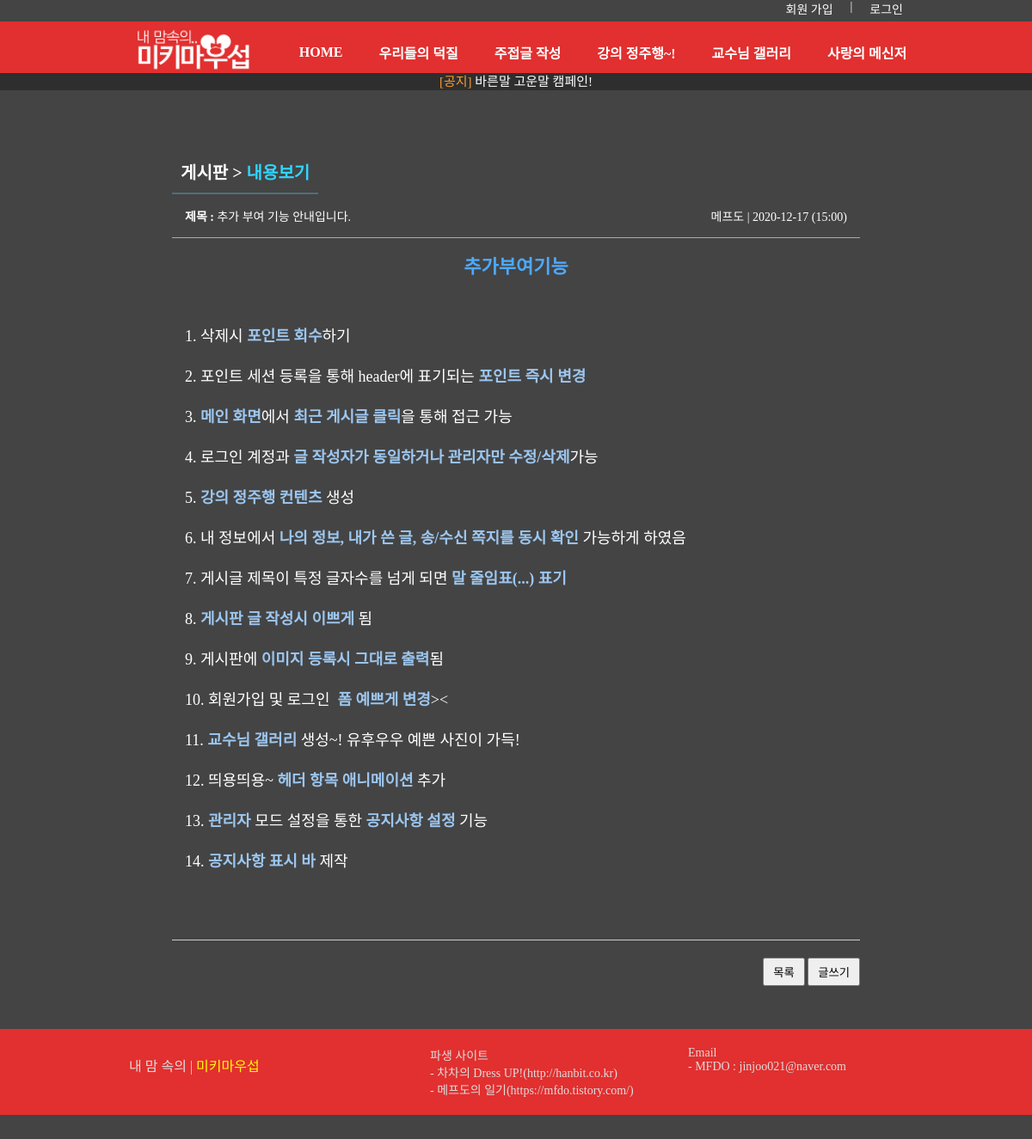
The page /board_view.php?num=21&page=1 on the database as committed earlier.
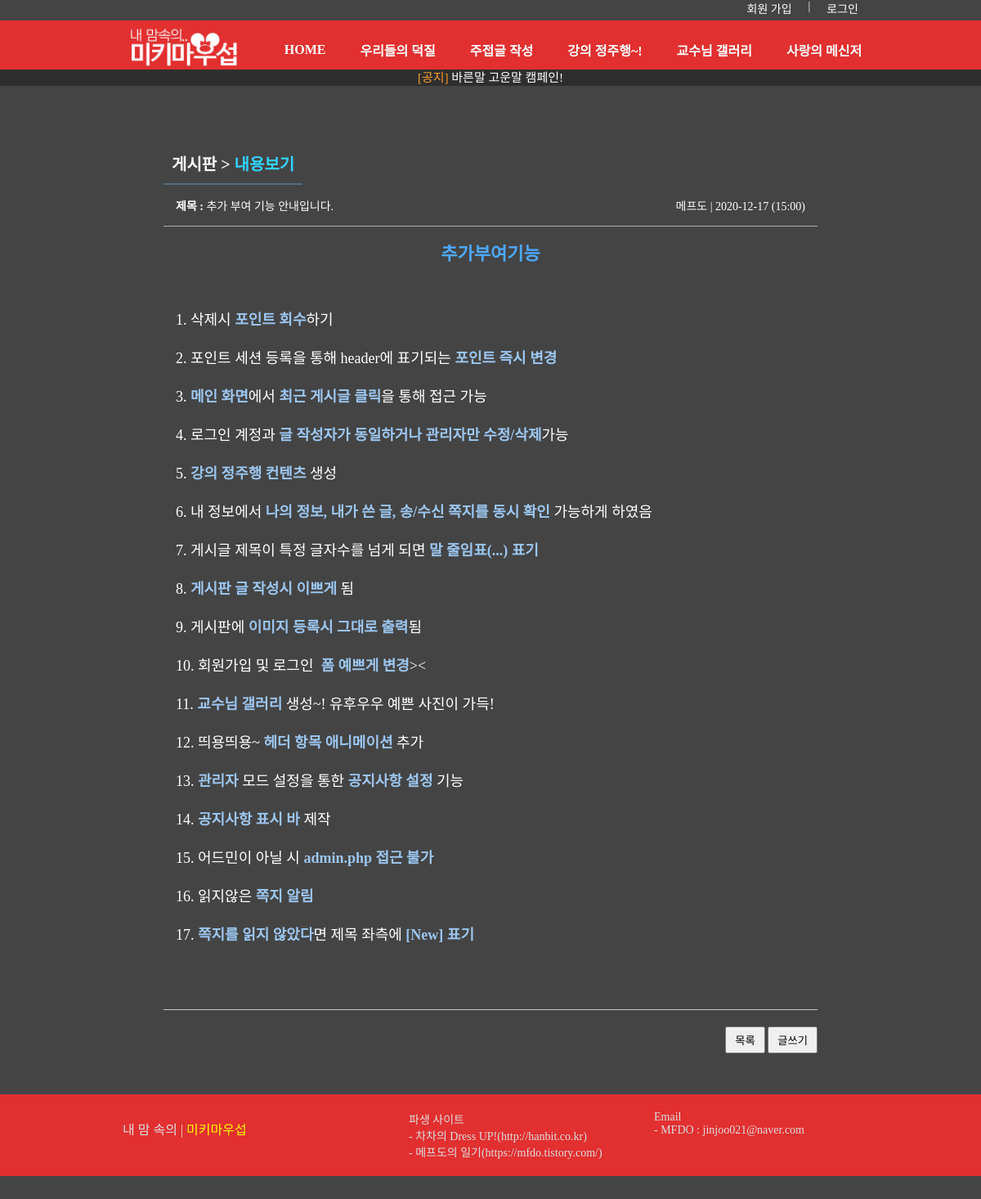
The same page on the database as committed later.
### tables this page shows
CREATE TABLE `board` (
  `num` int(11) NOT NULL,
  `id` char(15) NOT NULL,
  `name` char(10) NOT NULL,
  `subject` char(200) NOT NULL,
  `content` longtext NOT NULL,
  `regist_day` char(20) NOT NULL,
  `hit` int(11) NOT NULL,
  `file_name` char(40) DEFAULT NULL,
  `file_type` char(40) DEFAULT NULL,
  `file_copied` char(40) DEFAULT NULL,
  `page` int(11) DEFAULT NULL
);

### board_view.php (the view, shortened to what this page needs)
<!DOCTYPE html>
<html>
<head>
<link rel="stylesheet" type="text/css" href="./css/common.css">
<link rel="stylesheet" type="text/css" href="./css/board.css">
</head>
<body bgcolor="#444" style="color: #fff">
<header>
    <?php include "header.php";?>
</header>
<section>
   	<div id="board_box">
	    <h3 class="title">
			게시판 > <a style="color: #30d5ff;"> 내용보기 </a>
		</h3>
<?php
	$num  = $_GET["num"];
	$con = mysqli_connect("localhost", "mfdo", "wlswn772##", "mfdo");
	$sql = "select * from board where num=$num";
	$result = mysqli_query($con, $sql);
	$row = mysqli_fetch_array($result);
	$name      = $row["name"];
	$regist_day = $row["regist_day"];
	$subject    = $row["subject"];
	$content    = $row["content"];
	$content = str_replace("\n", "<br>", $content);
?>
	    <ul id="view_content">
			<li>
				<span class="col1"><b>제목 :</b> <?=$subject?></span>
				<span class="col2"><?=$name?> | <?=$regist_day?></span>
			</li>
			<li>
				<?php
					$content = str_replace("&lt;", "<", $content);
					$content = str_replace("&quot;", '"', $content);
					$content = str_replace("&gt;", ">", $content);
					echo $content;
				?>
			</li>
		</ul>
	</div>
</section>
<footer>
    <?php include "footer.php";?>
</footer>
</body>
</html>

Rows that differ between the two databases and show on the page:
changed board "추가 부여 기능 안내입니다.": content "…공지사항 표시 바 제작" → "…공지사항 표시 바 제작 15. 어드민이 아닐 시 admin.php 접근 불가 16. 읽지않은 쪽지 알림 17. 쪽지를 읽지 않았다 면 제목 좌측에 [New] 표기"
